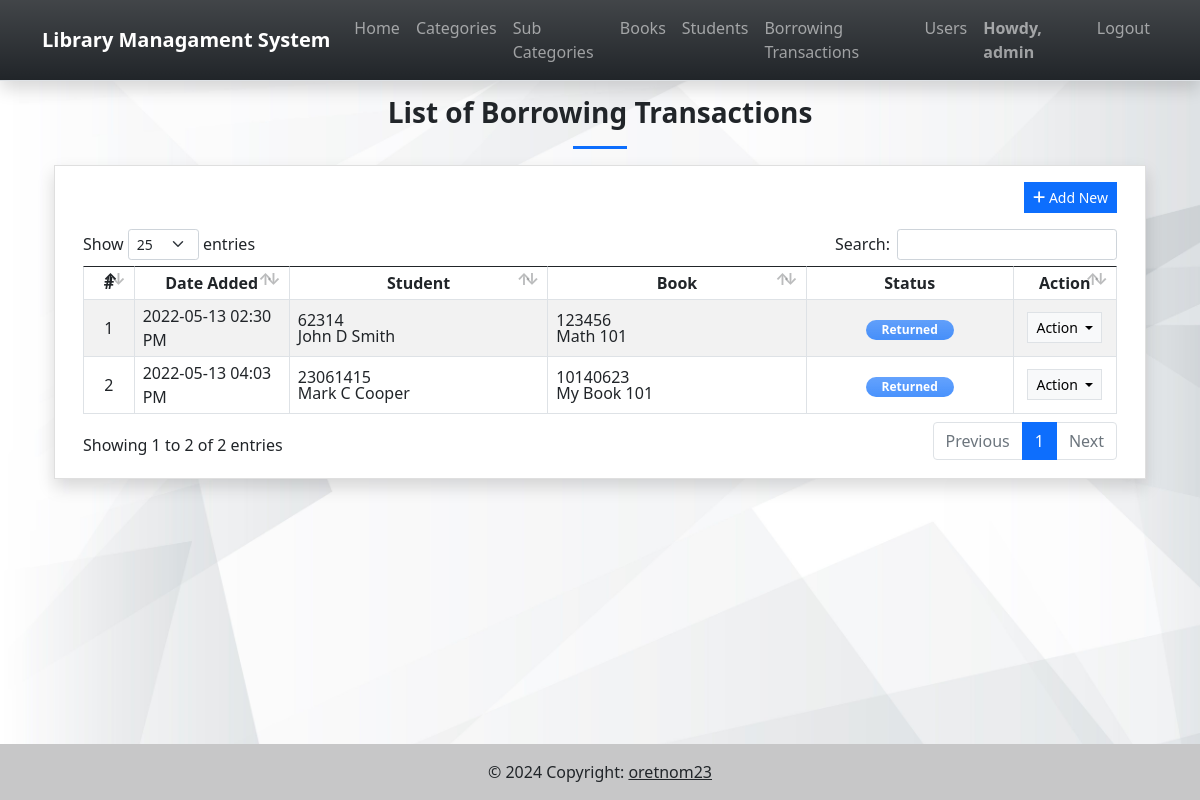
Screenshot of /borrows (signed in) with the database file from the repository.
### lmsApp/models.py (models this page shows, shortened)
class Borrow(models.Model):
    student = models.ForeignKey(Students, on_delete= models.CASCADE, related_name="student_id_fk")
    book = models.ForeignKey(Books, on_delete= models.CASCADE, related_name="book_id_fk")
    borrowing_date = models.DateField()
    return_date = models.DateField()
    status = models.CharField(max_length=2, choices=(('1','Pending'), ('2','Returned')), default = 1)
    date_added = models.DateTimeField(default = timezone.now)
    date_created = models.DateTimeField(auto_now = True)
    class Meta:
        verbose_name_plural = "Borrowing Transactions"

class Students(models.Model):
    code = models.CharField(max_length=250)
    first_name = models.CharField(max_length=250)
    middle_name = models.CharField(max_length=250, blank=True, null= True)
    last_name = models.CharField(max_length=250)
    gender = models.CharField(max_length=20, choices=(('Male','Male'), ('Female','Female')), default = 'Male')
    contact = models.CharField(max_length=250)
    email = models.CharField(max_length=250)
    address = models.CharField(max_length=250)
    department = models.CharField(max_length=250, blank= True, null = True)
    course = models.CharField(max_length=250, blank= True, null = True)
    status = models.CharField(max_length=2, choices=(('1','Active'), ('2','Inactive')), default = 1)
    delete_flag = models.IntegerField(default = 0)
    date_added = models.DateTimeField(default = timezone.now)
    date_created = models.DateTimeField(auto_now = True)
    class Meta:
        verbose_name_plural = "List of Students"
    def name(self):
        return str(f"{self.first_name}{' '+self.middle_name if not self.middle_name == '' else ''} {self.last_name}")

class Books(models.Model):
    sub_category = models.ForeignKey(SubCategory, on_delete= models.CASCADE)
    isbn = models.CharField(max_length=250)
    title = models.CharField(max_length=250)
    description = models.TextField(blank=True, null= True)
    author = models.TextField(blank=True, null= True)
    publisher = models.CharField(max_length=250)
    date_published = models.DateTimeField()
    status = models.CharField(max_length=2, choices=(('1','Active'), ('2','Inactive')), default = 1)
    delete_flag = models.IntegerField(default = 0)
    date_added = models.DateTimeField(default = timezone.now)
    date_created = models.DateTimeField(auto_now = True)
    class Meta:
        verbose_name_plural = "List of Books"

### lmsApp/views.py (the view)
# urls.py: path('borrows',views.borrows,name='borrow-page'),
@login_required
def borrows(request):
    context = context_data(request)
    context['page'] = 'borrow'
    context['page_title'] = "Borrowing Transaction List"
    context['borrows'] = models.Borrow.objects.order_by('status').all()
    return render(request, 'borrows.html', context)

### lmsApp/views.py (called while the page is built)
def context_data(request):
    fullpath = request.get_full_path()
    abs_uri = request.build_absolute_uri()
    abs_uri = abs_uri.split(fullpath)[0]
    context = {
        'system_host' : abs_uri,
        'page_name' : '',
        'page_title' : '',
        'system_name' : 'Library Managament System',
        'topbar' : True,
        'footer' : True,
    }
    return context

### lmsApp/templates/borrows.html (shortened to what this page needs)
{% extends 'base.html' %} {% load static %} {% block pageContent %}
<section class="py-4">
    <div class="container">
        <h3 class="fw-bolder text-center">List of Borrowing Transactions</h3>
        <center>
            <hr class="bg-primary opacity-100" style="height:3px" width="5%">
        </center>
        <div class="card rounded-0 shadow">
            <div class="card-body">
                <div class="container-fluid">
                    <div class="text-end mb-3">
                        <button class="btn btn-sm btn-primary rounded-0 bg-gradient-primary" type="button" id="create_new"><i class="fa fa-plus"></i> Add New</button>
                    </div>
                    <table class="table table-bordered table-striped" id="borrow-tbl">
                        <colgroup>
                            <col width="5%">
                            <col width="15%">
                            <col width="25%">
                            <col width="25%">
                            <col width="20%">
                            <col width="10%">
                        </colgroup>
                        <thead>
                            <tr>
                                <th class="text-center">#</th>
                                <th class="text-center">Date Added</th>
                                <th class="text-center">Student</th>
                                <th class="text-center">Book</th>
                                <th class="text-center">Status</th>
                                <th class="text-center">Action</th>
                            </tr>
                        </thead>
                        <tbody>
                            {% for borrow in borrows %}
                            <tr>
                                <td class="text-center">{{ forloop.counter }}</td>
                                <td>{{ borrow.date_added|date:"Y-m-d h:i A"}}</td>
                                <td>
                                    <div class="lh-1">
                                        <div>{{ borrow.student.code}}</div>
                                        <div>{{ borrow.student.name}}</div>
                                    </div>
                                </td>
                                <td>
                                    <div class="lh-1">
                                        <div>{{ borrow.book.isbn}}</div>
                                        <div>{{ borrow.book.title}}</div>
                                    </div>
                                </td>
                                <td class="text-center">
                                    {% if borrow.status == '1' %}
                                    <span class="badge badge-secondary bg-gradient bg-secondary px-3 rounded-pill bg-opacity-75 text-sm py-1">Pending</span> {% else %}
                                    <span class="badge badge-primary bg-gradient bg-primary px-3 rounded-pill bg-opacity-75 text-sm py-1">Returned</span> {% endif %}
                                </td>
                                <td class="text-center">
                                    <div class="dropdown">
                                        <button class="btn btn-light btn-sm rounded-0 border dropdown-toggle" type="button" id="abtn{{borrow.pk}}" data-bs-toggle="dropdown" aria-expanded="false">
                                          Action
                                        </button>
                                    </div>
                                </td>
                            </tr>
                            {% endfor %}
                        </tbody>
                    </table>
                </div>
            </div>
        </div>
    </div>
</section>
{% endblock pageContent %}

### lmsApp/templates/topNavigation.html (shortened to what this page needs)
{% load static %}
<header>
    <nav class="navbar navbar-expand-lg navbar-dark bg-dark bg-gradient fixed-top shadow border-bottom">
        <div class="container">
            <a class="navbar-brand" target="_blank" href="./">
                <b>{{system_name}}</b>
            </a>
            <div class="collapse navbar-collapse" id="navbarExample01">
                <ul class="navbar-nav me-auto mb-2 mb-lg-0" id="topNav">
                    {% if request.user.is_authenticated %}
                    <li class="nav-item">
                        <a class="nav-link" aria-current="page" href="{% url 'home-page' %}">Home</a>
                    </li>
                    <li class="nav-item">
                        <a class="nav-link" aria-current="page" href="{% url 'category-page' %}">Categories</a>
                    </li>
                    <li class="nav-item">
                        <a class="nav-link" aria-current="page" href="{% url 'sub_category-page' %}">Sub Categories</a>
                    </li>
                    <li class="nav-item">
                        <a class="nav-link" aria-current="page" href="{% url 'book-page' %}">Books</a>
                    </li>
                    <li class="nav-item">
                        <a class="nav-link" aria-current="page" href="{% url 'student-page' %}">Students</a>
                    </li>
                    <li class="nav-item">
                        <a class="nav-link" aria-current="page" href="{% url 'borrow-page' %}">Borrowing Transactions</a>
                    </li>
                    {% if request.user.is_superuser %}
                    <li class="nav-item">
                        <a class="nav-link" aria-current="page" href="{% url 'user-page' %}">Users</a>
                    </li>
                    {% endif %}
                    {% endif %}
                </ul>
                <ul class="navbar-nav d-flex flex-row">
                    {% if user.id %}
                    <li class="nav-item">
                        <a class="nav-link"  href="{% url 'profile-page' %}"><b>Howdy, {{user.username}}</b></a>
                    </li>
                    <li class="nav-item">
                        <a class="nav-link" aria-current="page" href="{% url 'logout' %}">Logout</a>
                    </li>
                    {% else %}
                    <li class="nav-item">
                        <a class="nav-link" aria-current="page" href="{% url 'login-page' %}">Login</a>
                    </li>
                    {% endif %}
                </ul>
            </div>
        </div>
    </nav>
</header>

### static/assets/default/css/style.css (style rules this page uses)
html, body { height: 100%; width: 100%; max-height: 100%; overflow: auto; display: flex; flex-direction: column; }
body>header { flex-shrink: auto; }

### rows the page displays
Borrow: date_added "2022-05-13 02:30 PM", student.code "62314", student.name "John D Smith", book.isbn "123456", book "Math 101", status "Returned"
Borrow: date_added "2022-05-13 04:03 PM", student.code "23061415", student.name "Mark C Cooper", book.isbn "10140623", book "My Book 101", status "Returned"

### other values shown
{{ system_name }} "Library Managament System"
{{ user.username }} "admin"
